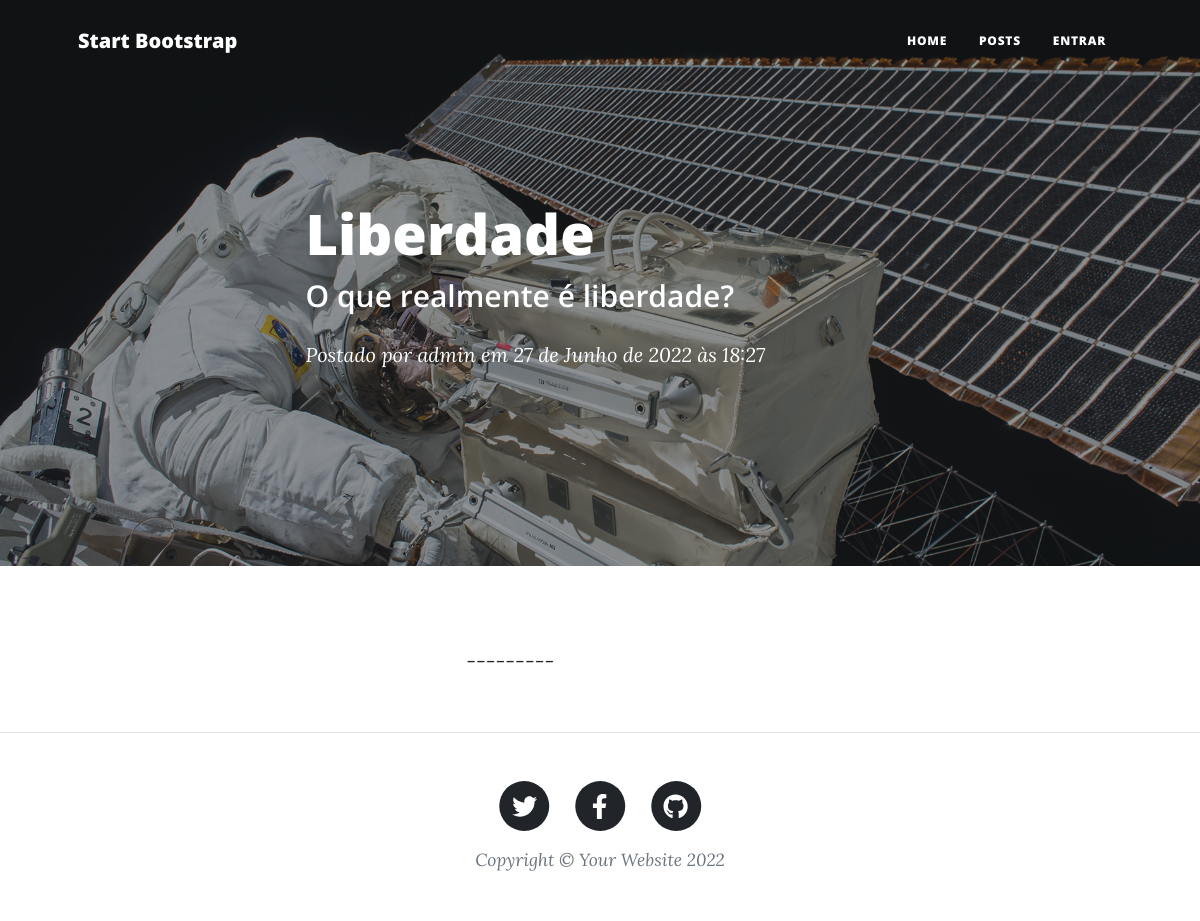
The app's page /post-by-admin-liberdade with its own data.
### app/models.py (models this page shows, shortened)
class Post(models.Model):
    STATUS      = (('publico', 'Público'), ('privado', 'Privado'))
    titulo      = models.CharField(max_length=100)
    subtitulo   = models.CharField(max_length=100)
    slug        = models.SlugField(max_length=100)
    descricao   = models.TextField()
    autor       = models.ForeignKey(User, on_delete=models.CASCADE)
    publicacao  = models.DateTimeField(default=timezone.now)
    atualizacao = models.DateTimeField(auto_now_add=True)
    status      = models.CharField(max_length=12, choices=STATUS, default='indisponível')
    class Meta:
        ordering = ['publicacao']

### app/views.py (the view)
# urls.py: path('<slug:slug>', views.PostDetailView.as_view(), name='postDetail'),
class PostDetailView(DetailView):
    model = Post
    template_name = 'post/post-detail.html'
    context_object_name = 'post'

### app/templates/post/post-detail.html (shortened to what this page needs)
{% extends 'base.html' %}
{% load static %}
{% block header %}
    <header class="masthead" style="background-image: url({% static 'assets/img/post-bg.jpg' %})">
        <div class="container position-relative px-4 px-lg-5">
            <div class="row gx-4 gx-lg-5 justify-content-center">
                <div class="col-md-10 col-lg-8 col-xl-7">
                    <div class="post-heading">
                        <h1>{{post.titulo}}</h1>
                        <h2 class="subheading">{{post.subtitulo}}</h2>
                        <span class="meta">
                            Postado por
                            <a href="#!">{{post.autor}}</a>
                            em {{post.publicacao}}
                        </span>
                    </div>
                </div>
            </div>
        </div>
    </header>
{% endblock header %}
{% block content %}
    <article class="mb-4">
        <div class="container px-4 px-lg-5">
            <div class="row gx-4 gx-lg-5 justify-content-center">
                <div class="col-md-10 col-lg-8 col-xl-7">
                    <p>{{post.descricao}}</p>
                </div>
            </div>
        </div>
    </article>
{% endblock content %}

### records on screen
Post: titulo "Liberdade", subtitulo "O que realmente é liberdade?", autor "admin", publicacao "27 de Junho de 2022 às 18:27", descricao "---------"
